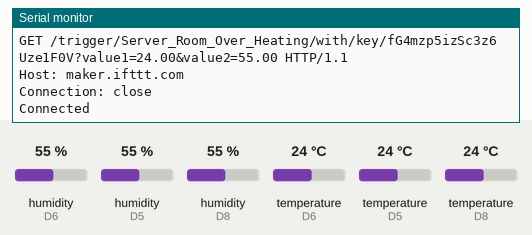
Recording of a sketch running on a simulated ESP8266 (NodeMCU). On the bench: the last lines printed to the serial monitor. The inputs (shaded band) are chosen by the test bench; at power-on: humidity (sensors on D6, D5, D8) 55 %, temperature (sensors on D6, D5, D8) 24 °C. WiFi joins after 1.5 s; servers stay silent unless stated.

Above: at 5.7 s.
5.8 s: humidity (sensor on D6) set to 22 %
At 6.63 s:
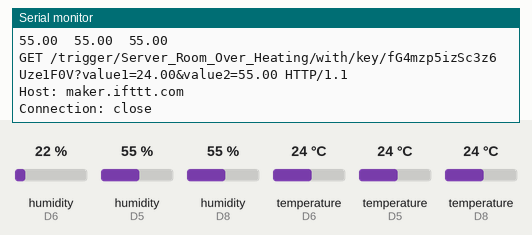
8.7 s: humidity (sensor on D5) set to 22 %
At 10.2 s:
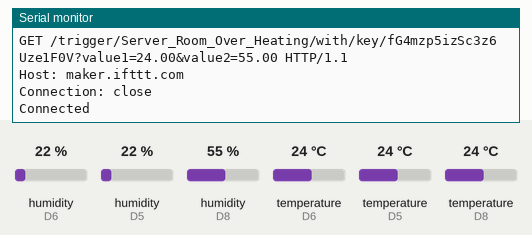
11.6 s: humidity (sensor on D8) set to 22 %
At 13.25 s:
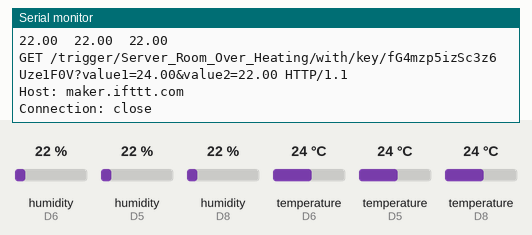
14.5 s: temperature (sensor on D6) set to 12 °C
At 15.3 s:
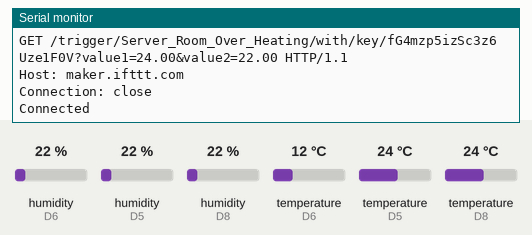
17.4 s: temperature (sensor on D5) set to 12 °C
At 18.54 s:
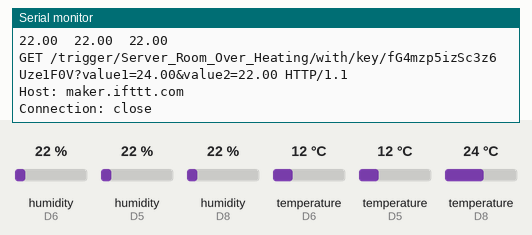
20.3 s: temperature (sensor on D8) set to 12 °C
At 21.18 s:
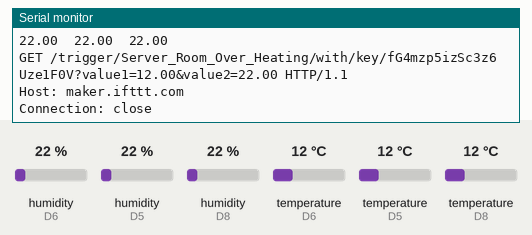
Timing chart, 0 to 23.3 s (numbered marks = the images above; inputs shaded):
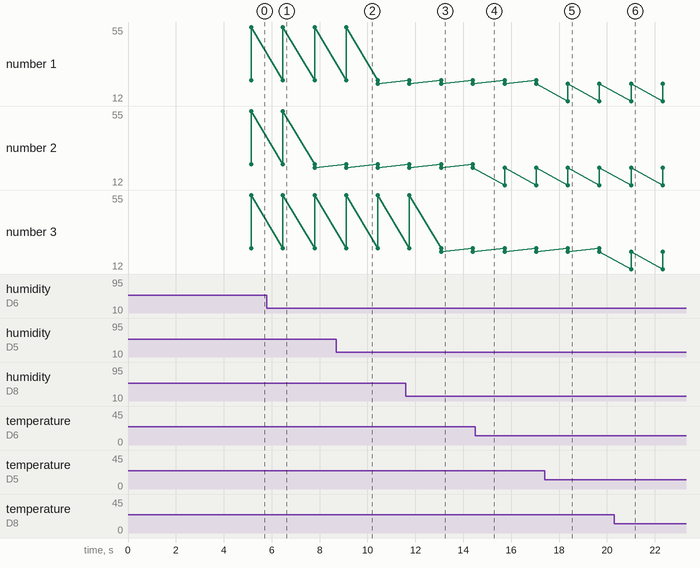

The sketch:

ServerSitter_code_v2.ino
```cpp
#include <ESP8266WiFi.h>
#include <WiFiClientSecure.h>
#include <DHT.h>;

//IPAddress staticIP(192,168,94,9);
//IPAddress subnet(255,255,254,0);
//IPAddress gateway(11,6,94,1);
//IPAddress dns(20,20,20,4);

/* DHT SENSOR SETUP */
#define DHTTYPE DHT22
#define DHTPIN1  D5
#define DHTPIN2  D6
#define DHTPIN3  D8
#define TEMP_LIMIT 30.0 //temperature limit for sending alert
#define DELAY_MINUTES 5 //Delay in minutes between sending alerts

DHT dht1(DHTPIN1, DHTTYPE);
DHT dht2(DHTPIN2, DHTTYPE);
DHT dht3(DHTPIN3, DHTTYPE);
float humidity1 = 0, humidity2, humidity3, temp_f1 = 0.0, temp_f2, temp_f3, humidity, temp_f;  // Values read from

const char* ssid = "Computer Center";
const char* password = "cc@12345";

//define the parameters for the IFTTT
#define HOSTIFTTT "maker.ifttt.com"
#define EVENTO "Server_Room_Over_Heating"
#define IFTTTKEY "fG4mzp5izSc3z6Uze1F0V"

WiFiClientSecure client;

void(* resetFunc) (void) = 0;

void setup() {
  Serial.begin(115200);
  delay(10);
  dht1.begin();
  delay(200);
  dht2.begin();
  delay(200);
  dht3.begin();
  delay(2000);
  temp_f1 = dht1.readTemperature();
  humidity1 = dht1.readHumidity();
  delay(200);
  temp_f2 = dht2.readTemperature();
  humidity2 = dht2.readHumidity();
  delay(200);
  temp_f3 = dht3.readTemperature();
  humidity3 = dht3.readHumidity();
  delay(200);
  WiFi.begin(ssid, password);
  client.setInsecure();
  client.setTimeout(15000);
  Serial.println("");
  Serial.print("Waiting to connect to WiFi...");

  while (WiFi.status() != WL_CONNECTED) {
    delay(500);
    Serial.print(".");
  }//WiFi.config(staticIP, gateway, subnet);
  //delay(3000);
  Serial.println("");
  Serial.print("Connected to ");
  Serial.println(ssid);
  Serial.print("IP address: ");
  Serial.println(WiFi.localIP());
  //Serial.print("Gateway: ");
 // Serial.println(WiFi.gatewayIP().toString().c_str());
  Serial.print("Initial Temp: ");
  Serial.print(temp_f);
  Serial.print(" Cel.\nInitial Humi: ");
  Serial.print(humidity);
  Serial.print("%\n");
}
void loop() {
  //close any previous connection
    //delay(180000);
  temp_f1 = dht1.readTemperature();
  humidity1 = dht1.readHumidity();
  delay(200);
  temp_f2 = dht2.readTemperature();
  humidity2 = dht2.readHumidity();
  delay(200);
  temp_f3 = dht3.readTemperature();
  humidity3 = dht3.readHumidity();
  delay(200);

  Serial.println("Temperature Values: ");
  Serial.print(temp_f1);
  Serial.print("\t");
  Serial.print(temp_f2);
  Serial.print("\t");
  Serial.print(temp_f3);
  Serial.println("");
  Serial.println("Humidity Values: ");
  Serial.print(humidity1);
  Serial.print("\t");
  Serial.print(humidity2);
  Serial.print("\t");
  Serial.print(humidity3);
  Serial.println("");

  temp_f = temp_f1;
  if(temp_f <= temp_f2) temp_f = temp_f2;
  if(temp_f <= temp_f3) temp_f = temp_f3;

  humidity = humidity1;
  if(humidity <= humidity2) humidity = humidity2;
  if(humidity <= humidity3) humidity = humidity3;

  if (client.connected())
  {
    client.stop();
  }
  // wait until all the data has been sent
  client.flush();

  String toSend = "GET /trigger/";
    //String toSend = "GET /trigger/ESP_DHT22/with/key/bFIu_YatRT40VVWYIY2VpyianAo-gjSFZAfxtcVwe0k"
    toSend += EVENTO;
    toSend += "/with/key/";
    toSend += IFTTTKEY;
    toSend += "?value1=";
    toSend += temp_f;
    toSend += "&value2=";
    toSend += humidity;
    toSend += " HTTP/1.1\r\n";
    toSend += "Host: ";
    toSend += HOSTIFTTT;
    toSend += "\r\n";
    toSend += "Connection: close\r\n\r\n";
    Serial.println(toSend);
//    client.setInsecure();
//    client.setTimeout(5000);
  if (client.connect(HOSTIFTTT,443)) {
    Serial.println("Connected");
    // build the HTTP request
    if(temp_f > TEMP_LIMIT) {
      client.print(toSend);
      delay(1000*60*DELAY_MINUTES);
    }

  } else {
    Serial.println("Not Connected");
    resetFunc();
  }
  client.flush();
  client.stop();
  delay(500);

}
```

Measured:
- after the input at 11.6 s, the serial monitor: prints a new line after 1.5 s (image 3)
- after the input at 17.4 s, the serial monitor: prints a new line after 0.97 s (image 5)
- after the input at 20.3 s, the serial monitor: prints a new line after 0.71 s (image 6)
- plotted number 2: 55 → 22 after the input at 5.8 s
